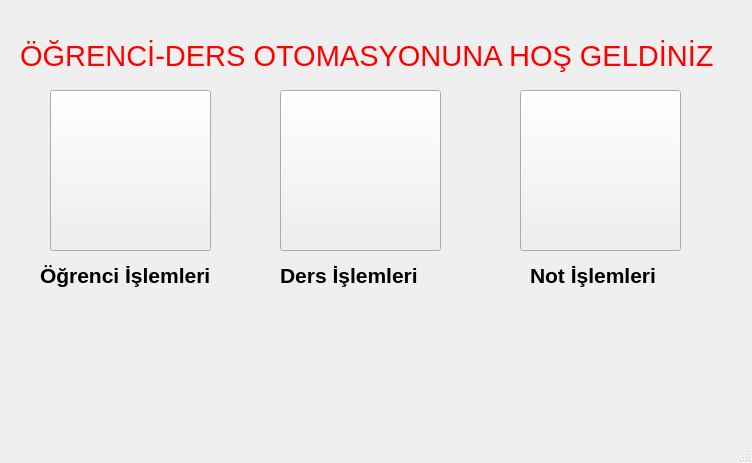
<?xml version="1.0" encoding="UTF-8"?>
<ui version="4.0">
 <class>MainWindow</class>
 <widget class="QMainWindow" name="MainWindow">
  <property name="geometry">
   <rect>
    <x>0</x>
    <y>0</y>
    <width>752</width>
    <height>463</height>
   </rect>
  </property>
  <property name="windowTitle">
   <string>MainWindow</string>
  </property>
  <widget class="QWidget" name="centralwidget">
   <widget class="QLabel" name="label">
    <property name="geometry">
     <rect>
      <x>20</x>
      <y>30</y>
      <width>731</width>
      <height>51</height>
     </rect>
    </property>
    <property name="font">
     <font>
      <family>MS Shell Dlg 2</family>
      <pointsize>22</pointsize>
      <italic>false</italic>
      <bold>false</bold>
     </font>
    </property>
    <property name="styleSheet">
     <string notr="true">color: rgb(255, 0, 0);
font: 75 22pt &quot;MS Shell Dlg 2&quot;;</string>
    </property>
    <property name="text">
     <string>ÖĞRENCİ-DERS OTOMASYONUNA HOŞ GELDİNİZ</string>
    </property>
   </widget>
   <widget class="QPushButton" name="btn_ogrenci">
    <property name="geometry">
     <rect>
      <x>50</x>
      <y>90</y>
      <width>161</width>
      <height>161</height>
     </rect>
    </property>
    <property name="maximumSize">
     <size>
      <width>161</width>
      <height>16777215</height>
     </size>
    </property>
    <property name="styleSheet">
     <string notr="true">background-image: url(:/resim/images/ogr.jpg);
 background-size: contain;            
    background-repeat:   no-repeat;
    background-position: center center;</string>
    </property>
    <property name="text">
     <string/>
    </property>
   </widget>
   <widget class="QLabel" name="label_2">
    <property name="geometry">
     <rect>
      <x>40</x>
      <y>260</y>
      <width>191</width>
      <height>31</height>
     </rect>
    </property>
    <property name="font">
     <font>
      <pointsize>16</pointsize>
      <bold>true</bold>
     </font>
    </property>
    <property name="text">
     <string>Öğrenci İşlemleri</string>
    </property>
   </widget>
   <widget class="QPushButton" name="btn_ders">
    <property name="geometry">
     <rect>
      <x>280</x>
      <y>90</y>
      <width>161</width>
      <height>161</height>
     </rect>
    </property>
    <property name="styleSheet">
     <string notr="true">background-image: url(:/resim/images/ders.jpg);
 background-size: contain;            
    background-repeat:   no-repeat;
    background-position: center center;</string>
    </property>
    <property name="text">
     <string/>
    </property>
   </widget>
   <widget class="QPushButton" name="btn_notlar">
    <property name="geometry">
     <rect>
      <x>520</x>
      <y>90</y>
      <width>161</width>
      <height>161</height>
     </rect>
    </property>
    <property name="styleSheet">
     <string notr="true">background-image: url(:/resim/images/notlar.jpg);
 background-size: contain;            
    background-repeat:   no-repeat;
    background-position: center center;</string>
    </property>
    <property name="text">
     <string/>
    </property>
   </widget>
   <widget class="QLabel" name="label_3">
    <property name="geometry">
     <rect>
      <x>280</x>
      <y>260</y>
      <width>151</width>
      <height>31</height>
     </rect>
    </property>
    <property name="font">
     <font>
      <pointsize>16</pointsize>
      <bold>true</bold>
     </font>
    </property>
    <property name="text">
     <string>Ders İşlemleri</string>
    </property>
   </widget>
   <widget class="QLabel" name="label_4">
    <property name="geometry">
     <rect>
      <x>530</x>
      <y>260</y>
      <width>141</width>
      <height>31</height>
     </rect>
    </property>
    <property name="font">
     <font>
      <pointsize>16</pointsize>
      <bold>true</bold>
     </font>
    </property>
    <property name="text">
     <string>Not İşlemleri</string>
    </property>
   </widget>
  </widget>
  <widget class="QMenuBar" name="menubar">
   <property name="geometry">
    <rect>
     <x>0</x>
     <y>0</y>
     <width>752</width>
     <height>22</height>
    </rect>
   </property>
  </widget>
  <widget class="QStatusBar" name="statusbar"/>
 </widget>
 <resources/>
 <connections/>
</ui>
